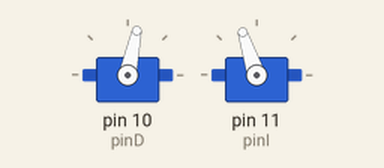
Recording of a sketch running on a simulated Arduino Uno, built with avr-gcc and run on an emulated ATmega328P. Parts: 2 × servo.

Above: at 0.1 s.
At 12.1 s:
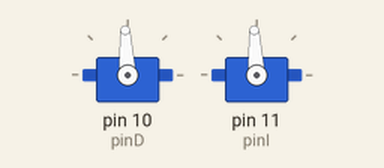
Timing chart, 0 to 13.6 s (numbered marks = the images above):
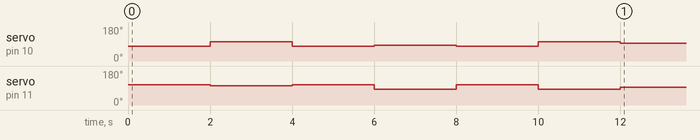

Measured:
- by itself, servo on pin 10 (pinD): 78° → 103° at 2.0 s, → 78° 2.0 s later, → 83° 2.0 s later, → 78° 2.0 s later, … (6 changes in this stretch)
- by itself, servo on pin 11 (pinI): repeats every 4.0 s: 108° 2.0 s, 83° 2.0 s, until it stays 93° from 12.0 s

The sketch:

servomotor-360.ino
```cpp
/*
 * Servomotor 360 degree
 *
 * Sample code to control a servo motor 360 degrees.
 */

#include <Servo.h>

int pinI = 11;
int pinD = 10;
int stop_position = 93;
int velocity = 15;
int velocityTurn = 10;
int velocityBack = 10;

Servo servoD;
Servo servoI;

void setup() {
  servoD.attach(pinD);
  servoI.attach(pinI);

  goForward();

  delay(2000);

  turnRight();

  delay(2000);

  goForward();

  delay(2000);

  turnLeft();

  delay(2000);

  goForward();

  delay(2000);

  stopMoving();

  goBackwards();

  delay(2000);

  stopMoving();
}

void loop() {

}


void goForward() {
  servoD.write(stop_position-velocity);
  servoI.write(stop_position+velocity);
}

void stopMoving() {
  servoD.write(stop_position);
  servoI.write(stop_position);
}

void turnRight() {
  stopMoving();
  servoD.write(stop_position+velocityTurn);
  servoI.write(stop_position+velocityTurn);
}

void turnLeft() {
  stopMoving();
  servoD.write(stop_position-velocityTurn);
  servoI.write(stop_position-velocityTurn);
}

void goBackwards() {
  servoD.write(stop_position+velocityBack);
  servoI.write(stop_position-velocityBack);
}
```
